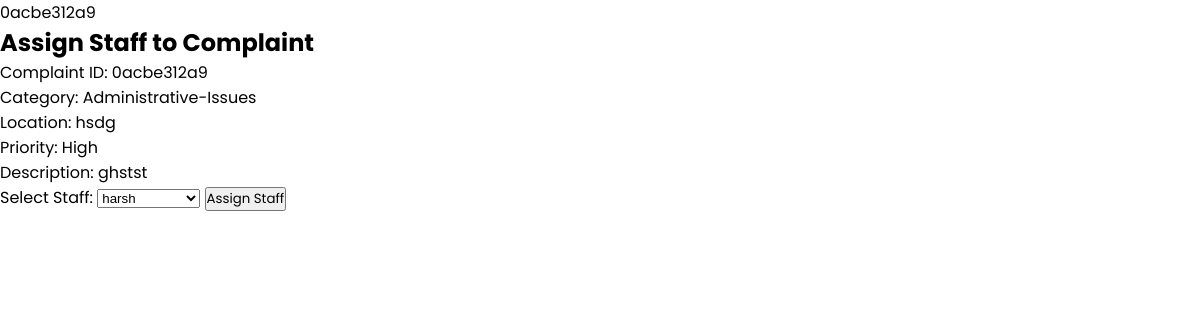
The page /staff/assign.php?id=0acbe312a9 on the database its author committed.
### tables this page shows
CREATE TABLE `complaints` (
  `C_Id` varchar(10) NOT NULL,
  `Mob` varchar(20) DEFAULT NULL,
  `Category` varchar(50) DEFAULT NULL,
  `Location` varchar(100) DEFAULT NULL,
  `Priority` varchar(20) DEFAULT NULL,
  `Description` text,
  `Reg_time` timestamp NULL DEFAULT CURRENT_TIMESTAMP,
  `staff` varchar(200) DEFAULT 'TBD',
  `status` enum('pending','resolved') DEFAULT 'pending',
  `u_id` varchar(10) DEFAULT NULL,
  PRIMARY KEY (`C_Id`),
  KEY `fk_complaints_users` (`u_id`),
  CONSTRAINT `fk_complaints_users` FOREIGN KEY (`u_id`) REFERENCES `users` (`u_id`)
);

### staff/assign.php (the view, shortened to what this page needs)
<?php
require_once '../config.php';
if(isset($_GET['id']) && !empty($_GET['id'])) {
    $id = mysqli_real_escape_string($conn, $_GET['id']);
    $sql = "SELECT * FROM complaints WHERE C_Id = '$id'";
    $result = mysqli_query($conn, $sql);
    if(mysqli_num_rows($result) > 0) {
        $sql = "SELECT staff_id, staffname FROM staff";
        $staff_result = mysqli_query($conn, $sql);
        $options = "";
        if (mysqli_num_rows($staff_result) > 0) {
            while ($row = mysqli_fetch_assoc($staff_result)) {
                $options .= "<option value='" . $row['staff_id'] . "'>" . $row['staffname'] . "</option>";
            }
        }
        $row = mysqli_fetch_assoc($result);
    } else {
        echo "Complaint not found.";
    }
} else {
    echo "Invalid request.";
}
?>
<!DOCTYPE html>
<html lang="en">
<head>
    <link rel="stylesheet" type="text/css" href="staff.css">
</head>
<body>
    <h2>Assign Staff to Complaint</h2>
    <?php if(isset($row)) { ?>
    <p>Complaint ID: <?php echo $row['C_Id']; ?></p>
    <p>Category: <?php echo $row['Category']; ?></p>
    <p>Location: <?php echo $row['Location']; ?></p>
    <p>Priority: <?php echo $row['Priority']; ?></p>
    <p>Description: <?php echo $row['Description']; ?></p>
    <?php } ?>
    <form method="post">
        <label for="staff">Select Staff:</label>
        <select name="staff" id="staff">
            <?php echo $options; ?>
        </select>
        <input type="submit" value="Assign Staff">
    </form>
</body>
</html>

### staff/staff.css (style rules this page uses)
* { margin: 0; padding: 0; box-sizing: border-box; }
body, input { font-family: "Poppins", sans-serif; }

### rows shown on the page
complaints: C_Id "0acbe312a9", Category "Administrative-Issues", Location "hsdg", Priority "High", Description "ghstst"

### other values the page prints
form field staff "harsh"
